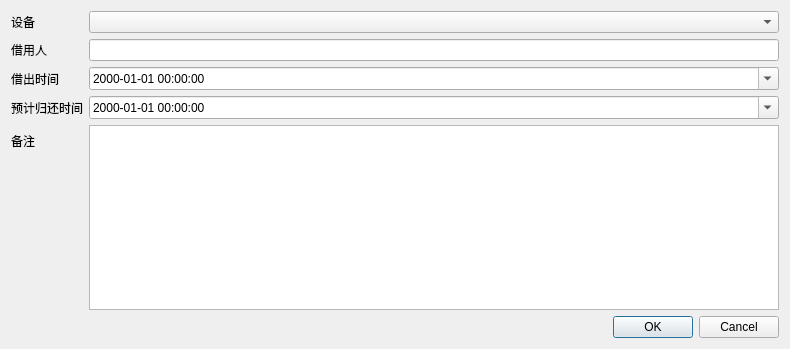
<?xml version="1.0" encoding="UTF-8"?>
<ui version="4.0">
 <class>BorrowDialogClass</class>
 <widget class="QDialog" name="BorrowDialogClass">
  <property name="geometry">
   <rect>
    <x>0</x>
    <y>0</y>
    <width>790</width>
    <height>349</height>
   </rect>
  </property>
  <property name="windowTitle">
   <string>登记借出</string>
  </property>
  <layout class="QVBoxLayout" name="verticalLayout">
   <item>
    <layout class="QFormLayout" name="formLayout">
     <item row="0" column="0">
      <widget class="QLabel" name="label">
       <property name="text">
        <string>设备</string>
       </property>
      </widget>
     </item>
     <item row="0" column="1">
      <widget class="QComboBox" name="combo_equipment"/>
     </item>
     <item row="1" column="0">
      <widget class="QLabel" name="label_2">
       <property name="text">
        <string>借用人</string>
       </property>
      </widget>
     </item>
     <item row="1" column="1">
      <widget class="QLineEdit" name="edit_borrower"/>
     </item>
     <item row="2" column="0">
      <widget class="QLabel" name="label_3">
       <property name="text">
        <string>借出时间</string>
       </property>
      </widget>
     </item>
     <item row="2" column="1">
      <widget class="QDateTimeEdit" name="dt_borrow_time">
       <property name="displayFormat">
        <string>yyyy-MM-dd HH:mm:ss</string>
       </property>
       <property name="calendarPopup">
        <bool>true</bool>
       </property>
      </widget>
     </item>
     <item row="3" column="0">
      <widget class="QLabel" name="label_4">
       <property name="text">
        <string>预计归还时间</string>
       </property>
      </widget>
     </item>
     <item row="3" column="1">
      <widget class="QDateTimeEdit" name="dt_expected_return_time">
       <property name="displayFormat">
        <string>yyyy-MM-dd HH:mm:ss</string>
       </property>
       <property name="calendarPopup">
        <bool>true</bool>
       </property>
      </widget>
     </item>
     <item row="4" column="0">
      <widget class="QLabel" name="label_5">
       <property name="text">
        <string>备注</string>
       </property>
      </widget>
     </item>
     <item row="4" column="1">
      <widget class="QPlainTextEdit" name="edit_remark"/>
     </item>
    </layout>
   </item>
   <item>
    <widget class="QDialogButtonBox" name="buttonBox">
     <property name="standardButtons">
      <set>QDialogButtonBox::Cancel|QDialogButtonBox::Ok</set>
     </property>
    </widget>
   </item>
  </layout>
 </widget>
 <layoutdefault spacing="6" margin="11"/>
 <resources/>
 <connections/>
</ui>
